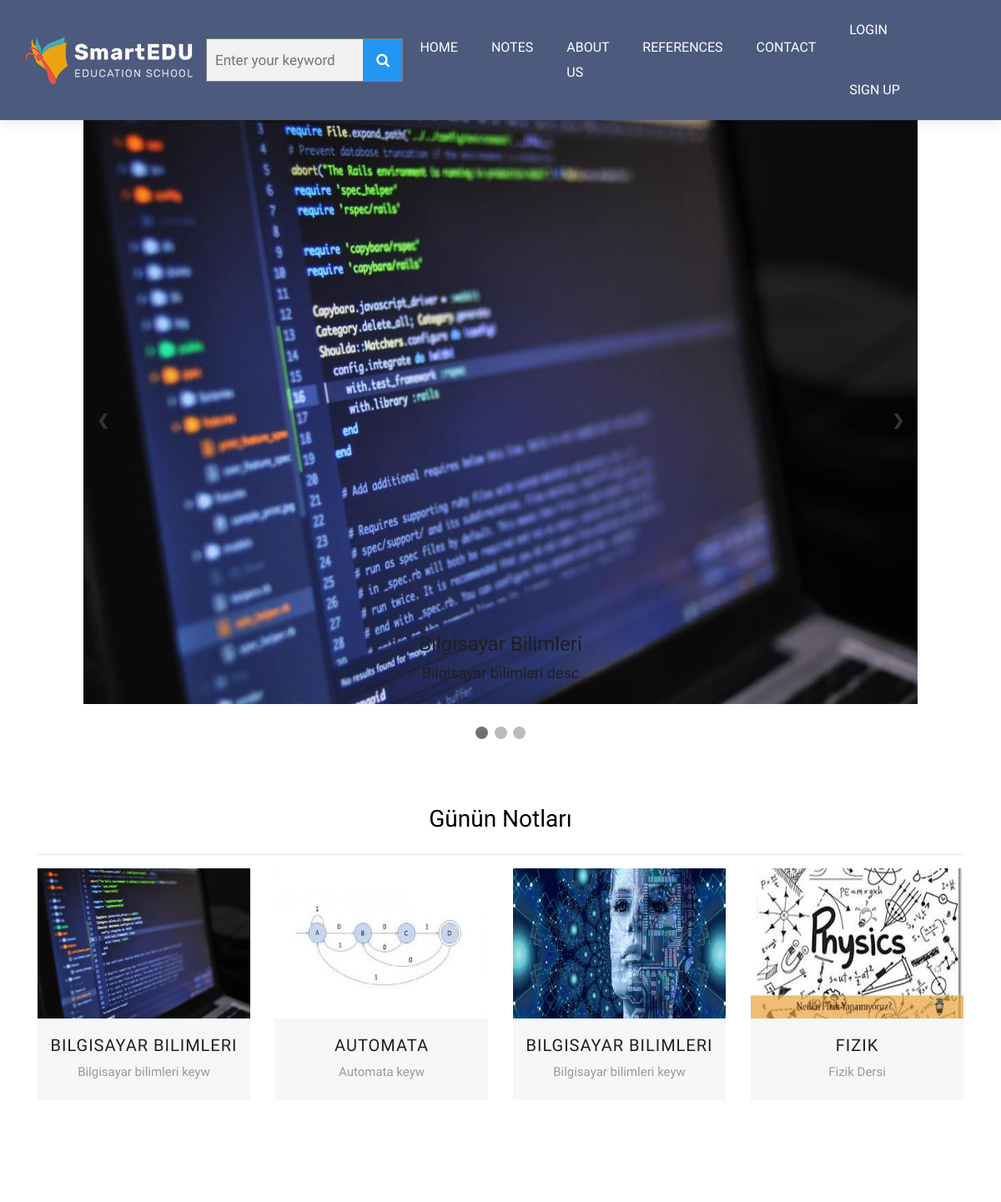
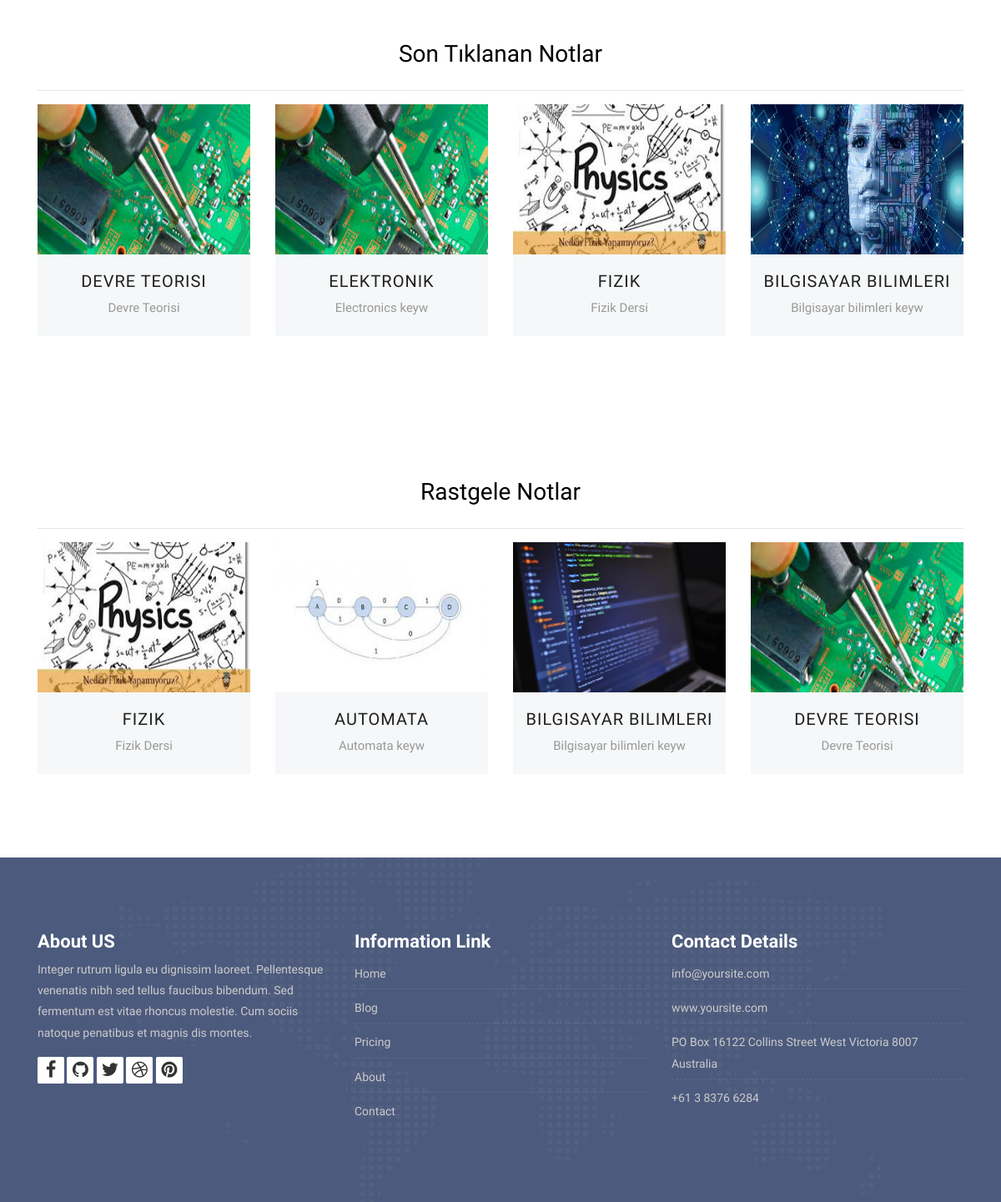
The page / on the database its author committed (2 pictures, top to bottom).
### Note/models.py (models this page shows, shortened)
class Note(models.Model):
    STATUS = (
        ('True', 'Evet'),
        ('False', 'Hayır'),
    )
    category=models.ForeignKey(Category,on_delete=models.CASCADE)#category tablosu ile ilişki
    title = models.CharField(blank=True,max_length=100)
    keywords = models.CharField(blank=True,max_length=255)
    description = models.CharField(blank=True,max_length=255)
    image = models.ImageField(blank=True,upload_to='images/')
    status = models.CharField(max_length=10, choices=STATUS)
    slug = models.SlugField(null=False,unique=True)
    detail=RichTextUploadingField()
    created_at=models.DateTimeField(auto_now_add=True)
    updated_at=models.DateTimeField(auto_now=True)

### home/views.py (the view)
# urls.py: path('',views.index,name='index'),
def index(request):
    setting= Setting.objects.get(pk=1)
    sliderdata=Note.objects.all()[:3]
    category=Category.objects.all()
    daynotes=Note.objects.all()[:4]
    lastnotes = Note.objects.all().order_by('-id')[:4]
    randomnotes = Note.objects.all().order_by('?')[:4]
    context={'setting':setting,
             'category':category,
             'page':'home',
             'sliderdata':sliderdata,
             'daynotes':daynotes,
             'lastnotes':lastnotes,
             'randomnotes':randomnotes,
             }
    return render(request,'index.html' ,context)

### home/templates/index.html (shortened to what this page needs)
{% extends "homebase.html" %}
{% block slider %}{% include "slider.html" %}{% endblock %}
{% block content %}{% include "content.html" %}{% endblock %}

### home/templates/slider.html
{% load static %}
<div class="slideshow-container">
    {% for rs in sliderdata %}
        <div class="mySlides">
            <div class="numbertext"></div>
            <a href="/note/{{ rs.id }}/{{ rs.slug }}"><img src="{{ rs.image.url }}" alt="" style="width:100%" height="700 px"></a>
            <div class="text">
                <h1>{{ rs.title }}</h1>
                <h3 class="flex-md-wrap">{{ rs.description }}</h3>
            </div>
        </div>
    {% endfor %}
    <a class="prev" onclick="plusSlides(-1)">&#10094;</a>
    <a class="next" onclick="plusSlides(1)">&#10095;</a>
</div>
<br>
<div style="text-align:center">
    <span class="dot" onclick="currentSlide(1)"></span>
    <span class="dot" onclick="currentSlide(2)"></span>
    <span class="dot" onclick="currentSlide(3)"></span>
</div>

### home/templates/content.html
{% load static %}
<div id="notes" class="section wb">
    <div class="container">
        <h2>Günün Notları</h2>
        <hr>
        <div class="row">
            {% for rs in daynotes %}
                <div class="col-lg-3 col-md-6 col-12">
                    <div class="our-team">
                        <div class="team-img">
                            <img src="{{ rs.image.url }}" alt="" style="height: 180px">
                        </div>
                        <div class="team-content">
                            <a href="/note/{{ rs.id }}/{{ rs.slug }}"><h3 class="title">{{ rs.title }}</h3></a>
                            <span class="post">{{ rs.keywords }}</span>
                        </div>
                    </div>
                </div>
            {% endfor %}
        </div>
    </div>
</div>
<div id="notes" class="section wb">
    <div class="container">
        <h2>Son Tıklanan Notlar</h2>
        <hr>
        <div class="row">
            {% for rs in lastnotes %}
                <div class="col-lg-3 col-md-6 col-12">
                    <div class="our-team">
                        <div class="team-img">
                            <img src="{{ rs.image.url }}" alt="" style="height: 180px">
                        </div>
                        <div class="team-content">
                            <a href="/note/{{ rs.id }}/{{ rs.slug }}"><h3 class="title">{{ rs.title }}</h3></a>
                            <span class="post">{{ rs.keywords }}</span>
                        </div>
                    </div>
                </div>
            {% endfor %}
        </div>
    </div>
</div>
<div id="notes" class="section wb">
    <div class="container">
        <h2>Rastgele Notlar</h2>
        <hr>
        <div class="row">
            {% for rs in randomnotes %}
                <div class="col-lg-3 col-md-6 col-12">
                    <div class="our-team">
                        <div class="team-img">
                            <img src="{{ rs.image.url }}" alt="" style="height: 180px">
                        </div>
                        <div class="team-content">
                            <a href="/note/{{ rs.id }}/{{ rs.slug }}"><h3 class="title">{{ rs.title }}</h3></a>
                            <span class="post">{{ rs.keywords }}</span>
                        </div>
                    </div>
                </div>
            {% endfor %}
        </div>
    </div>
</div>

### home/static/style.css (style rules this page uses)
body { color: #333333; font-size: 14px; font-family: 'Rubik', sans-serif; line-height: 1.80857; }
html, body { height: 100%; }
a { color: #1f1f1f; text-decoration: none !important; outline: none !important; -webkit-transition: all .3s ease-in-out; -moz-transition: all .3s ease-in-out; -ms-transition: all .3s ease-in-out; -o-transition: all .3s ease-in-out; transition: all .3s ease-in-out; }
h1, h2, h3, h4, h5, h6 { letter-spacing: 0; font-weight: normal; position: relative; padding: 0 0 10px 0; font-weight: normal; line-height: 120% !important; color: #1f1f1f; margin: 0 }
h1 { font-size: 24px }
h2 { font-size: 22px }
h3 { font-size: 18px }
a { color: #1f1f1f; text-decoration: none; outline: none; }
a, .btn { text-decoration: none !important; outline: none !important; -webkit-transition: all .3s ease-in-out; -moz-transition: all .3s ease-in-out; -ms-transition: all .3s ease-in-out; -o-transition: all .3s ease-in-out; transition: all .3s ease-in-out; }
.section { display: block; position: relative; overflow: hidden; padding: 70px 0; }
.section.wb { background-color: #ffffff; }
.our-team { text-align: center; margin-bottom: 30px; }
.our-team .team-img { overflow: hidden; position: relative; }
.our-team .team-img img { width: 100%; height: auto; }
.our-team .team-content { padding: 20px 0; background: #f5f7f8; color: #54478a; }
.our-team .title { display: block; font-size: 20px; font-weight: 500; letter-spacing: 1px; text-transform: uppercase; margin: 0 0 7px 0; padding: 0px; }
.our-team .post { display: block; font-size: 15px; color: #999; }

### home/static/css/slider.css (style rules this page uses)
* { box-sizing:border-box }
.slideshow-container { max-width: 1000px; position: relative; margin: auto; }
.mySlides { display: none; }
.prev, .next { cursor: pointer; position: absolute; top: 50%; width: auto; margin-top: -22px; padding: 16px; color: white; font-weight: bold; font-size: 18px; transition: 0.6s ease; border-radius: 0 3px 3px 0; user-select: none; }
.next { right: 0; border-radius: 3px 0 0 3px; }
.text { color: #f2f2f2; font-size: 15px; padding: 8px 12px; position: absolute; bottom: 8px; width: 100%; text-align: center; }
.numbertext { color: #f2f2f2; font-size: 12px; padding: 8px 12px; position: absolute; top: 0; }
.dot { cursor: pointer; height: 15px; width: 15px; margin: 0 2px; background-color: #bbb; border-radius: 50%; display: inline-block; transition: background-color 0.6s ease; }
.active, .dot:hover { background-color: #717171; }

### home/static/css/tabs.css (style rules this page uses)
body { background:#fff; font-family: 'Arimo', sans-serif; }
h2 { color:#000; text-align:center; font-size:2em; }

### home/static/css/search.css (style rules this page uses)
* { box-sizing: border-box; }

### rows shown on the page
Note: image (picture), title "Bilgisayar Bilimleri", description "Bilgisayar bilimleri desc", title "BILGISAYAR BILIMLERI", keywords "Bilgisayar bilimleri keyw"
Note: image (picture), title "AUTOMATA", keywords "Automata keyw"
Note: image (picture), title "BILGISAYAR BILIMLERI", keywords "Bilgisayar bilimleri keyw"
Note: image (picture), title "FIZIK", keywords "Fizik Dersi"
Note: image (picture), title "DEVRE TEORISI", keywords "Devre Teorisi"
Note: image (picture), title "ELEKTRONIK", keywords "Electronics keyw"
